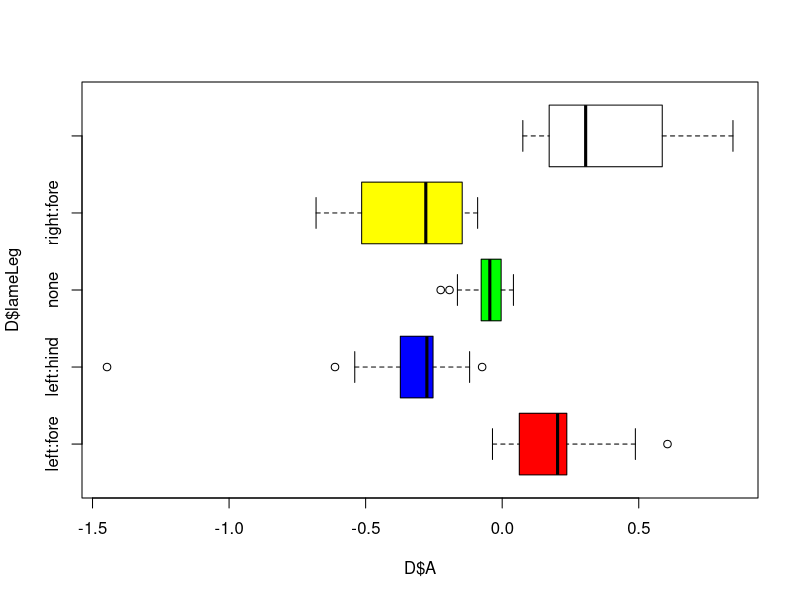
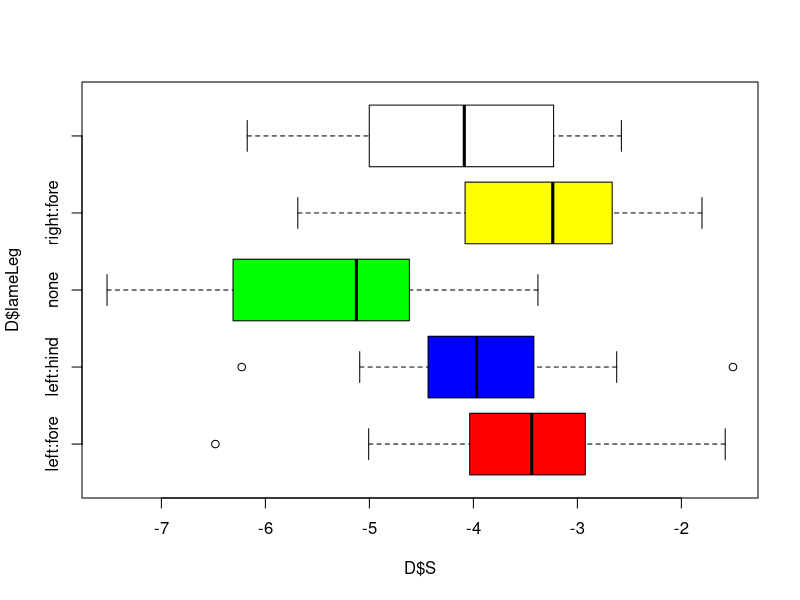
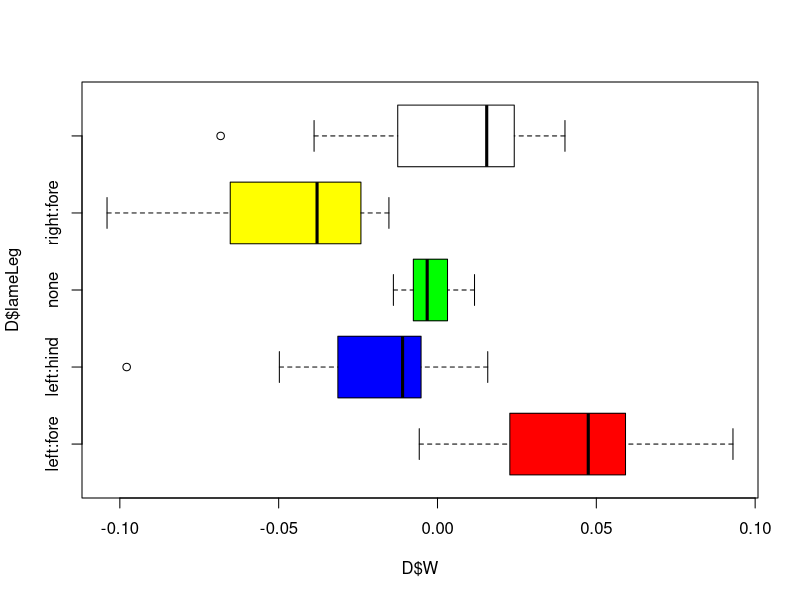

Generate these figures, in order, with R:
D <- read.delim("horse_data23.txt")
print(D)
par(mfrow = c(1, 1))
boxplot(D$A ~ D$lameLeg, col = c("red", "blue", "green", "yellow", "white"), horizontal = TRUE)
boxplot(D$S ~ D$lameLeg, col = c("red", "blue", "green", "yellow", "white"), horizontal = TRUE)
boxplot(D$W ~ D$lameLeg, col = c("red", "blue", "green", "yellow", "white"), horizontal = TRUE)

# If horse has a significant effect on the symmetry scores
L_A <- lm(A ~ horse * lameLeg, data = D)
anova(L_A)

L_S <- lm(S ~ horse * lameLeg, data = D)
anova(L_S)

L_W <- lm(W ~ horse * lameLeg, data = D)
anova(L_W)
